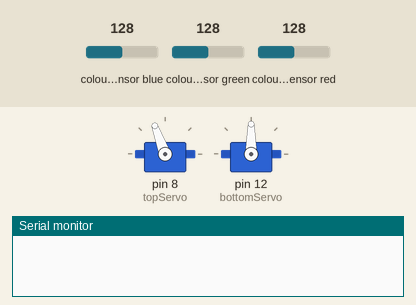
A sketch run on a simulated Arduino Uno, built with avr-gcc and run on an emulated ATmega328P. Shown: 2 × servo, the last lines printed to the serial monitor. Wiring (inferred from the names in the program): TCS3200 colour sensor: output pin 6; S2 pin 4; S3 pin 5; S0 pin 2; S1 pin 3. Inputs (shaded band) come from the test bench; at power-on: colour sensor green 128, colour sensor blue 128, colour sensor red 128.

Above: at 1.2 s.
1.3 s: colour sensor green set to 124
At 2.5 s:
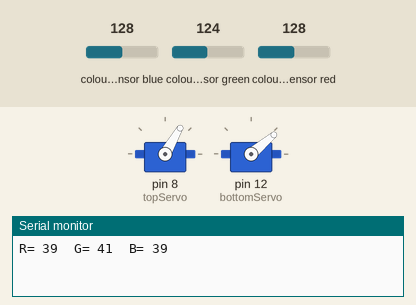
At 3.6 s:
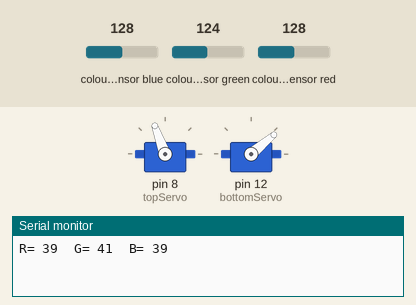
Timing chart, 0 to 10.3 s (numbered marks = the images above; inputs shaded):
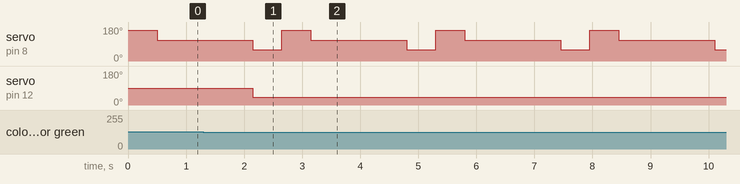

The sketch:

color_sorter.ino
```cpp
#include <Servo.h>
#define S0 2
#define S1 3
#define S2 4
#define S3 5
#define sensorOut 6
Servo topServo;
Servo bottomServo;
int frequency = 0;
int color=0;
void setup() {
  pinMode(S0, OUTPUT);
  pinMode(S1, OUTPUT);
  pinMode(S2, OUTPUT);
  pinMode(S3, OUTPUT);
  pinMode(sensorOut, INPUT);
  // Setting frequency-scaling to 20%
  digitalWrite(S0, HIGH);
  digitalWrite(S1, LOW);
  topServo.attach(8);
  bottomServo.attach(12);
  Serial.begin(9600);
}
void loop() {
  topServo.write(163);
  delay(500);
  topServo.write(110);
  delay(1000);
  color = readColor();
  delay(500);
    switch (color) {
    case 1:
    bottomServo.write(40);
    break;
    case 2:
    bottomServo.write(90);
    break;
    case 3:
    bottomServo.write(140);
    break;
  }
  topServo.write(60);
  delay(500);
  color=0;
}
// Custom Function - readColor()
int readColor() {
  // Setting red filtered photodiodes to be read
  digitalWrite(S2, LOW);
  digitalWrite(S3, LOW);
  // Reading the output frequency
  frequency = pulseIn(sensorOut, LOW);
  int R = frequency;
  // Printing the value on the serial monitor
  Serial.print("R= ");//printing name
  Serial.print(frequency);//printing RED color frequency
  Serial.print("  ");
  delay(50);
  // Setting Green filtered photodiodes to be read
  digitalWrite(S2, HIGH);
  digitalWrite(S3, HIGH);
  // Reading the output frequency
  frequency = pulseIn(sensorOut, LOW);
  int G = frequency;
  // Printing the value on the serial monitor
  Serial.print("G= ");//printing name
  Serial.print(frequency);//printing RED color frequency
  Serial.print("  ");
  delay(50);
  // Setting Blue filtered photodiodes to be read
  digitalWrite(S2, LOW);
  digitalWrite(S3, HIGH);
  // Reading the output frequency
  frequency = pulseIn(sensorOut, LOW);
  int B = frequency;
  // Printing the value on the serial monitor
  Serial.print("B= ");//printing name
  Serial.print(frequency);//printing RED color frequency
  Serial.println("  ");
  delay(50);
  if(G>R & G>B){
    color = 1; // Red
  }
  if(B>R & B>G){
    color = 2; // Green
  }
  if(R>100 & G>120 & B>100){
    color = 3; // Blue
  }
  return color;
}
```

Measured:
- the behaviour switches between 128 and 127 on colour sensor green (found by bisection; images 0 and 1)
- after the input at 1.3 s, servo on pin 12 (bottomServo): 90° → 40° after 0.85 s
- by itself, servo on pin 8 (topServo): repeats every 2.7 s: 163° 0.50 s, 110° 1.7 s, 60° 0.50 s
